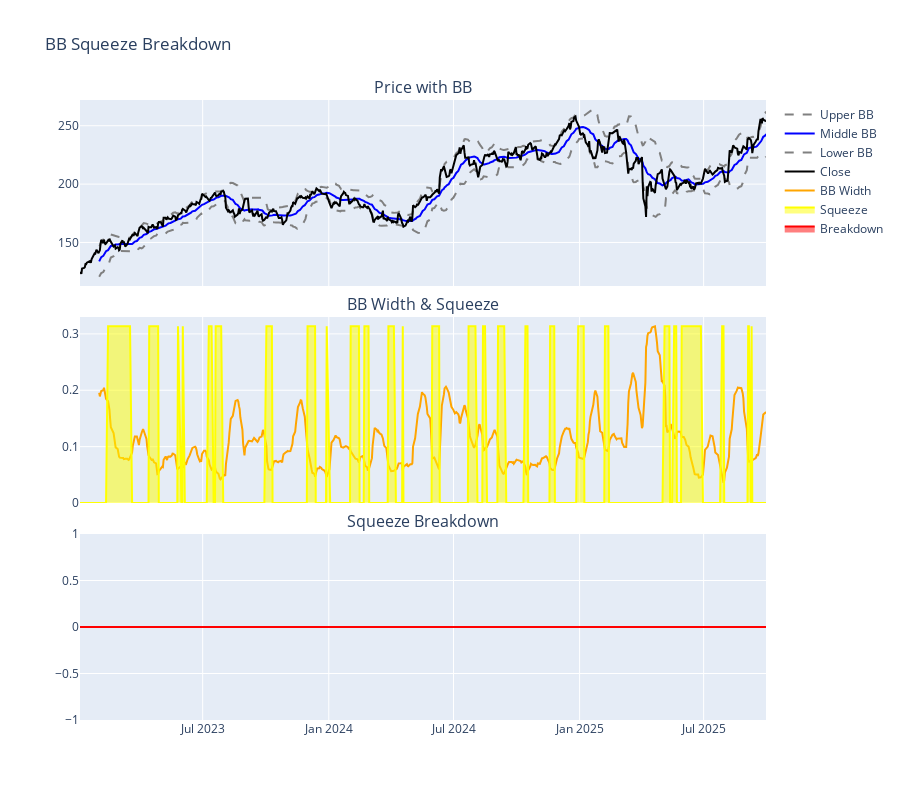

The notebook cell saved with this chart:
### Markdown cell above
## 8. Bollinger Band Squeeze Breakdown

BB squeeze (low volatility, band width at 20-day low) followed by breakdown below lower band. Often precedes sharp reversal.

### Code cell
df = detect_bb_squeeze_breakdown(df)

fig = make_subplots(
    rows=3,
    cols=1,
    shared_xaxes=True,
    vertical_spacing=0.05,
    subplot_titles=("Price with BB", "BB Width & Squeeze", "Squeeze Breakdown"),
)

fig.add_trace(
    go.Scatter(x=df["date"], y=df["bb_upper"], name="Upper BB", line={"color": "gray", "dash": "dash"}), row=1, col=1
)
fig.add_trace(go.Scatter(x=df["date"], y=df["bb_middle"], name="Middle BB", line={"color": "blue"}), row=1, col=1)
fig.add_trace(
    go.Scatter(x=df["date"], y=df["bb_lower"], name="Lower BB", line={"color": "gray", "dash": "dash"}), row=1, col=1
)
fig.add_trace(go.Scatter(x=df["date"], y=df["close"], name="Close", line={"color": "black"}), row=1, col=1)

fig.add_trace(go.Scatter(x=df["date"], y=df["bb_width"], name="BB Width", line={"color": "orange"}), row=2, col=1)
fig.add_trace(
    go.Scatter(
        x=df["date"],
        y=df["bb_squeeze"] * df["bb_width"].max(),
        name="Squeeze",
        fill="tozeroy",
        line={"color": "yellow"},
        opacity=0.3,
    ),
    row=2,
    col=1,
)

fig.add_trace(
    go.Scatter(x=df["date"], y=df["squeeze_breakdown"], name="Breakdown", fill="tozeroy", line={"color": "red"}),
    row=3,
    col=1,
)

fig.update_layout(height=800, title_text="BB Squeeze Breakdown")
fig.show()

### Figure 1 — Plotly figure (JSON) as saved in the notebook; plotly's stock layout.template omitted (floating-point values rounded to 4 significant figures; data arrays with more than 128 entries replaced by an {"elided": "..."} marker saying what was removed)
{"data": [{"line": {"color": "gray", "dash": "dash"}, "name": "Upper BB", "type": "scatter", "x": {"elided": "688 str values"}, "xaxis": "x", "y": {"elided": "688 float values"}, "yaxis": "y"}, {"line": {"color": "blue"}, "name": "Middle BB", "type": "scatter", "x": {"elided": "688 str values"}, "xaxis": "x", "y": {"elided": "688 float values"}, "yaxis": "y"}, {"line": {"color": "gray", "dash": "dash"}, "name": "Lower BB", "type": "scatter", "x": {"elided": "688 str values"}, "xaxis": "x", "y": {"elided": "688 float values"}, "yaxis": "y"}, {"line": {"color": "black"}, "name": "Close", "type": "scatter", "x": {"elided": "688 str values"}, "xaxis": "x", "y": {"elided": "688 float values"}, "yaxis": "y"}, {"line": {"color": "orange"}, "name": "BB Width", "type": "scatter", "x": {"elided": "688 str values"}, "xaxis": "x2", "y": {"elided": "688 float values"}, "yaxis": "y2"}, {"fill": "tozeroy", "line": {"color": "yellow"}, "name": "Squeeze", "opacity": 0.3, "type": "scatter", "x": {"elided": "688 str values"}, "xaxis": "x2", "y": {"elided": "688 float values"}, "yaxis": "y2"}, {"fill": "tozeroy", "line": {"color": "red"}, "name": "Breakdown", "type": "scatter", "x": {"elided": "688 str values"}, "xaxis": "x3", "y": {"elided": "688 int values"}, "yaxis": "y3"}], "layout": {"annotations": [{"font": {"size": 16}, "showarrow": false, "text": "Price with BB", "x": 0.5, "xanchor": "center", "xref": "paper", "y": 1, "yanchor": "bottom", "yref": "paper"}, {"font": {"size": 16}, "showarrow": false, "text": "BB Width & Squeeze", "x": 0.5, "xanchor": "center", "xref": "paper", "y": 0.65, "yanchor": "bottom", "yref": "paper"}, {"font": {"size": 16}, "showarrow": false, "text": "Squeeze Breakdown", "x": 0.5, "xanchor": "center", "xref": "paper", "y": 0.3, "yanchor": "bottom", "yref": "paper"}], "height": 800, "title": {"text": "BB Squeeze Breakdown"}, "xaxis": {"anchor": "y", "domain": [0, 1], "matches": "x3", "showticklabels": false}, "xaxis2": {"anchor": "y2", "domain": [0, 1], "matches": "x3", "showticklabels": false}, "xaxis3": {"anchor": "y3", "domain": [0, 1]}, "yaxis": {"anchor": "x", "domain": [0.7, 1]}, "yaxis2": {"anchor": "x2", "domain": [0.35, 0.65]}, "yaxis3": {"anchor": "x3", "domain": [0, 0.3]}}}
